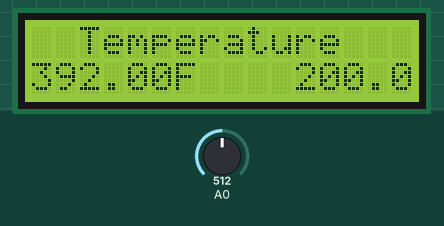
Bench run of a sketch on a simulated Arduino Uno, built with avr-gcc and run on an emulated ATmega328P. Shown: 16×2 character LCD. The inputs (shaded band) are chosen by the test bench; at power-on: A0 = 512.

Above: at 1.2 s.
1.3 s: A0 set to 318
At 2.5 s:
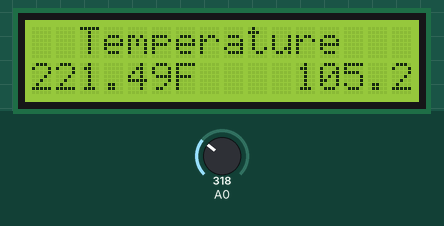
4.0 s: A0 set to 290
At 5.3 s:
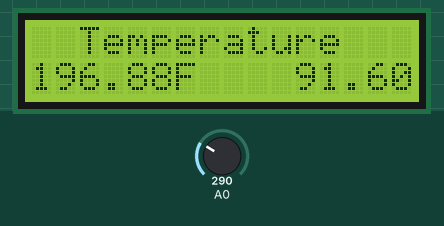
6.7 s: A0 set to 198
At 8.6 s:
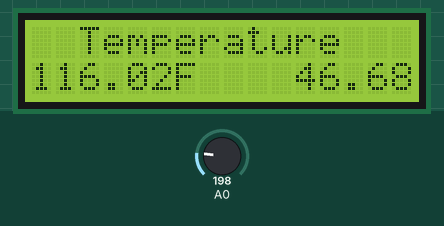
9.5 s: A0 set to 172
At 11.5 s:
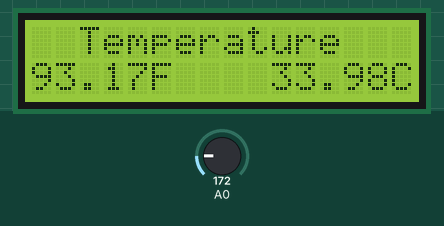
12.2 s: A0 set to 134
At 14.7 s:
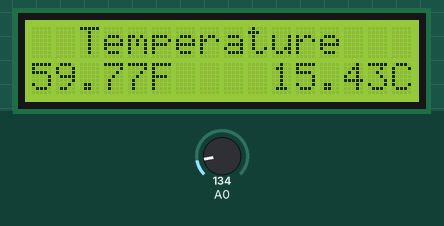
15.5 s: A0 set to 114
At 16.4 s:
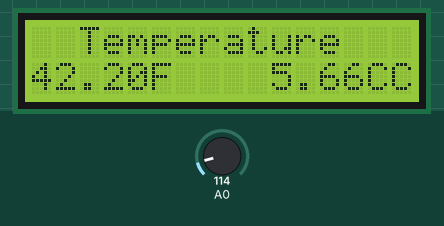
Timing chart, 0 to 18.5 s (numbered marks = the images above; inputs shaded):
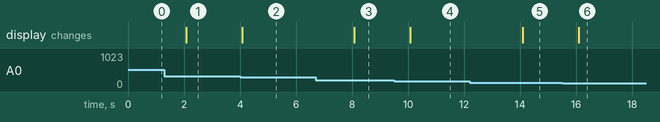

The sketch:

RoomTempLCD.ino
```cpp
#include <LiquidCrystal.h>
LiquidCrystal lcd(12,11,5,4,3,2);
const int temperaturePin = 0;

void setup()
{
   lcd.begin(16, 2);
   lcd.clear();
   lcd.print("  Temperature");
}

void loop()
{
     float voltage, degreesC, degreesF;
     voltage = getVoltage(temperaturePin);
     degreesC = (voltage - 0.5) * 100.0;
     degreesF = degreesC * (9.0/5.0) + 32.0;

    lcd.setCursor(0,1);

    lcd.print(degreesF);
    lcd.print("F    ");
    lcd.print(degreesC);
    lcd.print("C");
    delay(2000);
}

float getVoltage(int pin)
{
  return (analogRead(pin) * 0.004882814);
}
```

Measured:
- the behaviour switches between 308 and 307 on A0 (found by bisection; images 1 and 2)
- the behaviour switches between 180 and 179 on A0 (found by bisection; images 3 and 4)
- the behaviour switches between 123 and 122 on A0 (found by bisection; images 5 and 6)
- after the input at 1.3 s, the display: changes after 0.77 s (image 1)
- after the input at 4.0 s, the display: changes after 0.08 s (image 2)
- after the input at 6.7 s, the display: changes after 1.4 s (image 3)
- after the input at 9.5 s, the display: changes after 0.59 s (image 4)
- after the input at 12.2 s, the display: changes after 1.9 s (image 5)
- after the input at 15.5 s, the display: changes after 0.60 s (image 6)
